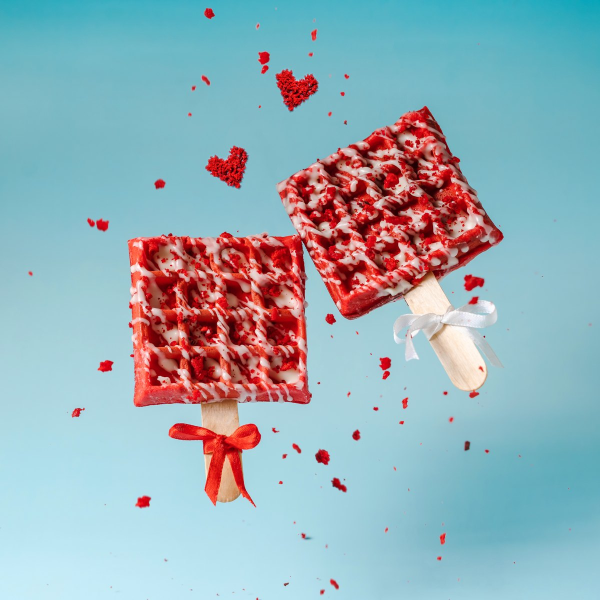
#> input picture assets/marketing/product-hero/02-woas-red-velvet.jpg, 1200 x 1200 px, found by its file name (shown at 1/2 size)
$ python build_post.py
#> lines starting #> are read from the running program, lines starting #| are printed output that depends on the picture
import numpy as np
from PIL import Image, ImageDraw, ImageFont, ImageFilter
R='/home/user/brandasset/'
IMG='/tmp/claude-0/-home-user-brandasset/d264e1ec-edf2-5cf5-9cbc-793486275170/images/2.png'  # supplied Delivery Hobe logo
PK=(255,98,155);GD=(255,213,109);CO=(69,0,1);WH=(255,255,255)
W,H=1080,1350
F=lambda n,s:ImageFont.truetype(R+'assets/fonts/web/'+n,s)
# --- hero photo (real), extended downward with its own backdrop gradient
ph=Image.open(R+'assets/marketing/product-hero/02-woas-red-velvet.jpg').convert('RGB').crop((0,0,1200,1075))
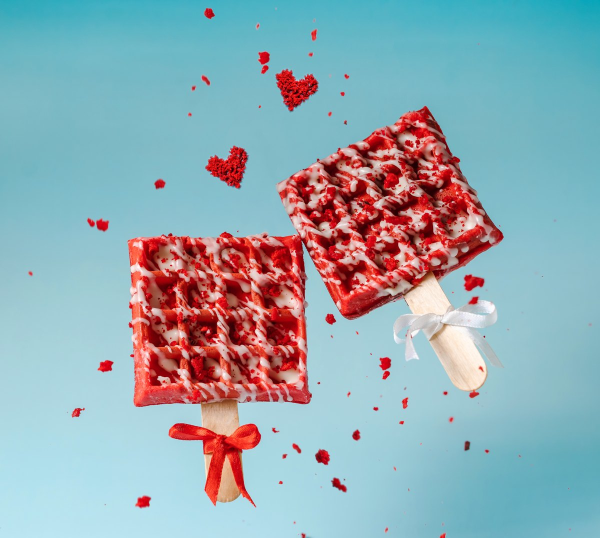
#> ph: PIL image 1200x1075 RGB (shown at 1/2 size); mean R, G, B 146.6, 169.9, 178.3
ph=ph.resize((W,int(1075*W/1200)),Image.LANCZOS)
#> ph: PIL image 1080x967 RGB
row=np.array(ph.crop((0,ph.height-6,W,ph.height)).filter(ImageFilter.GaussianBlur(25)))[3:4]
#> row = 1080 rows, first 8: [187, 229, 241], [187, 229, 241], [187, 229, 241], [187, 229, 241], [187, 229, 241], [187, 229, 241], [187, 229, 241], [187, 229, 241]
row=np.array(Image.fromarray(np.repeat(row,40,axis=0)).filter(ImageFilter.GaussianBlur(70)))[20:21]
ext=np.repeat(row,H-ph.height,axis=0)
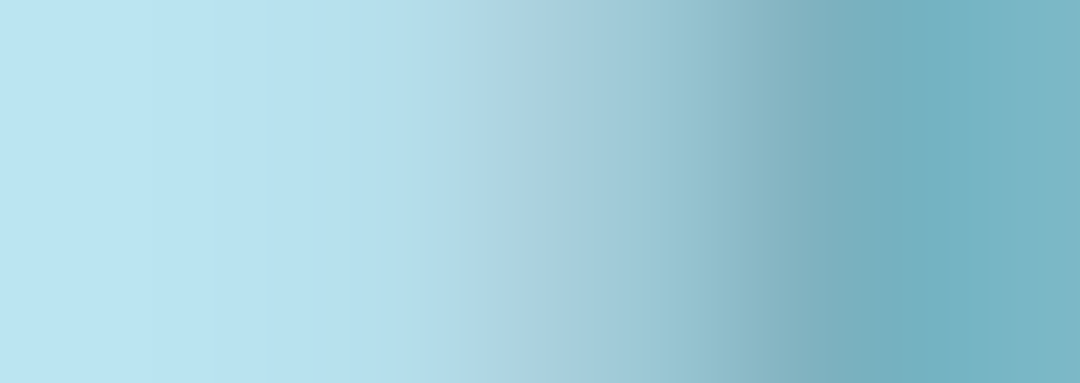
#> ext: shape (383, 1080, 3); mean R, G, B 159.1, 205.9, 219
cv=Image.new('RGB',(W,H)); cv.paste(ph,(0,0)); cv.paste(Image.fromarray(ext),(0,ph.height))
#> after `cv = Image.new('RGB', (W, H))`: cv: PIL image 1080x1350 RGB; every value is 0
#> after `cv.paste(ph, (0, 0))`:
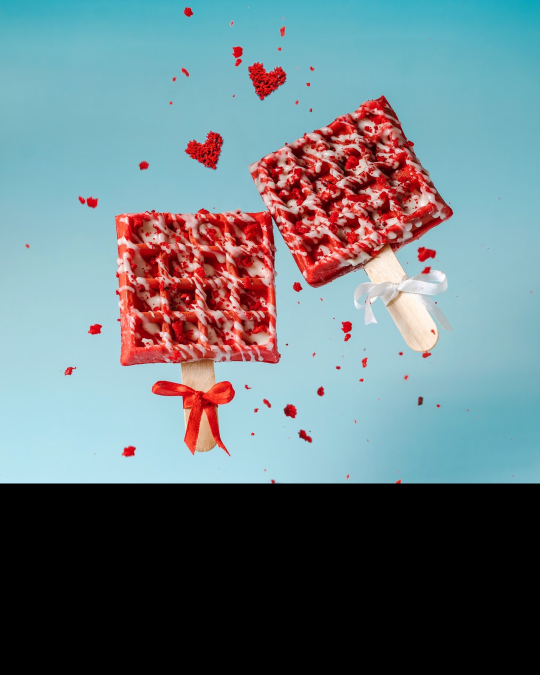
#> cv: PIL image 1080x1350 RGB (shown at 1/2 size); mean R, G, B 105, 121.7, 127.7
#> after `cv.paste(Image.fromarray(ext), (0, ph.height))`:
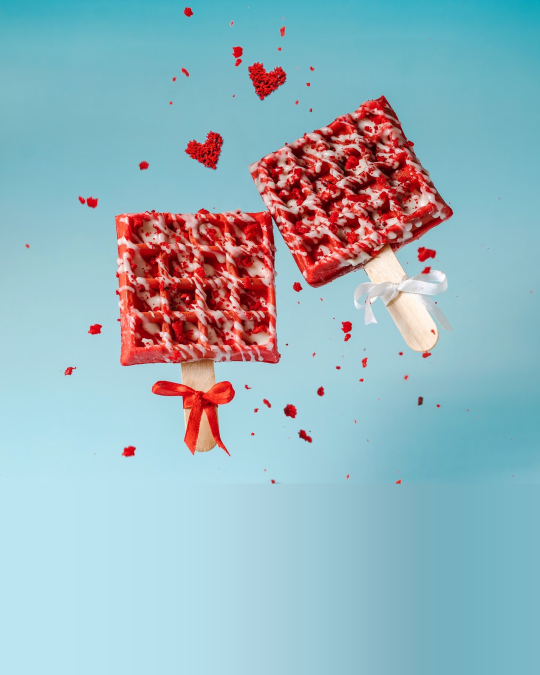
#> cv: PIL image 1080x1350 RGB (shown at 1/2 size); mean R, G, B 150.2, 180.1, 189.8
# soften seam
m=Image.new('L',(W,60),0)
#> m: PIL image 1080x60 L; every value is 0
for y in range(60): ImageDraw.Draw(m).line((0,y,W,y),fill=int(255*y/60))
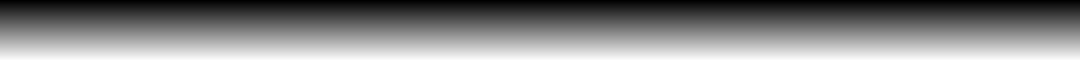
#> m: PIL image 1080x60 L; min 0, max 250, mean 125
cv.paste(Image.fromarray(ext[:60]),(0,ph.height-60),m)
d=ImageDraw.Draw(cv)
# --- logo (supplied file)
#> (the run stopped early here; a loop or call above may not have finished)
